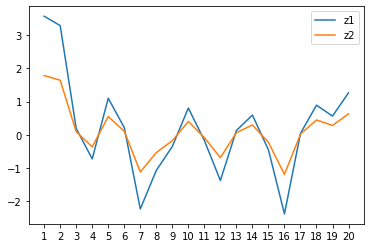

The script that drew this image:
import numpy as np
import matplotlib.pyplot as plt

z1, z2 = np.loadtxt('csnd.csv', unpack=True)

var_num = len(z1)
nums = np.arange(1, var_num+1, 1)

fig = plt.figure()
ax = fig.add_subplot(111)
ax.plot(nums, z1, label='z1')
ax.plot(nums, z2, label='z2')
plt.xticks(nums, nums)
ax.legend(loc='upper right')
plt.show()
